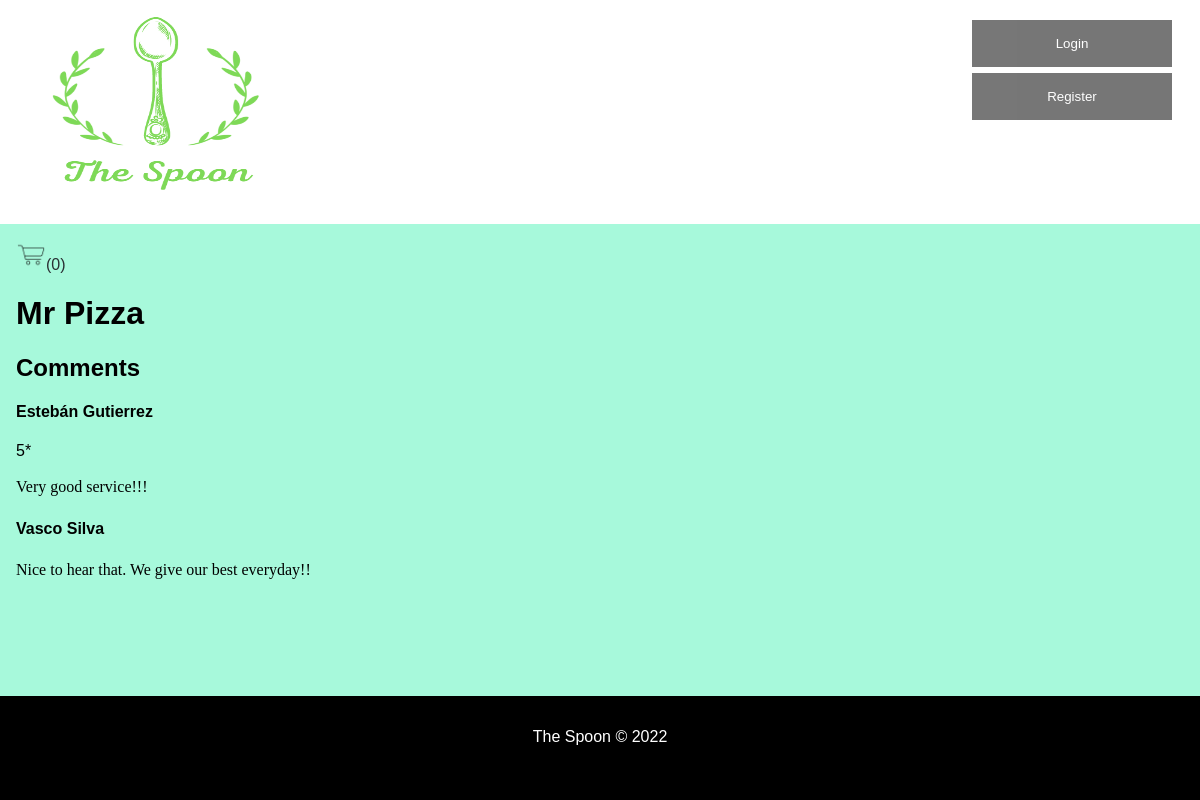
The page /restaurant.php?id=21 on the database as committed earlier.
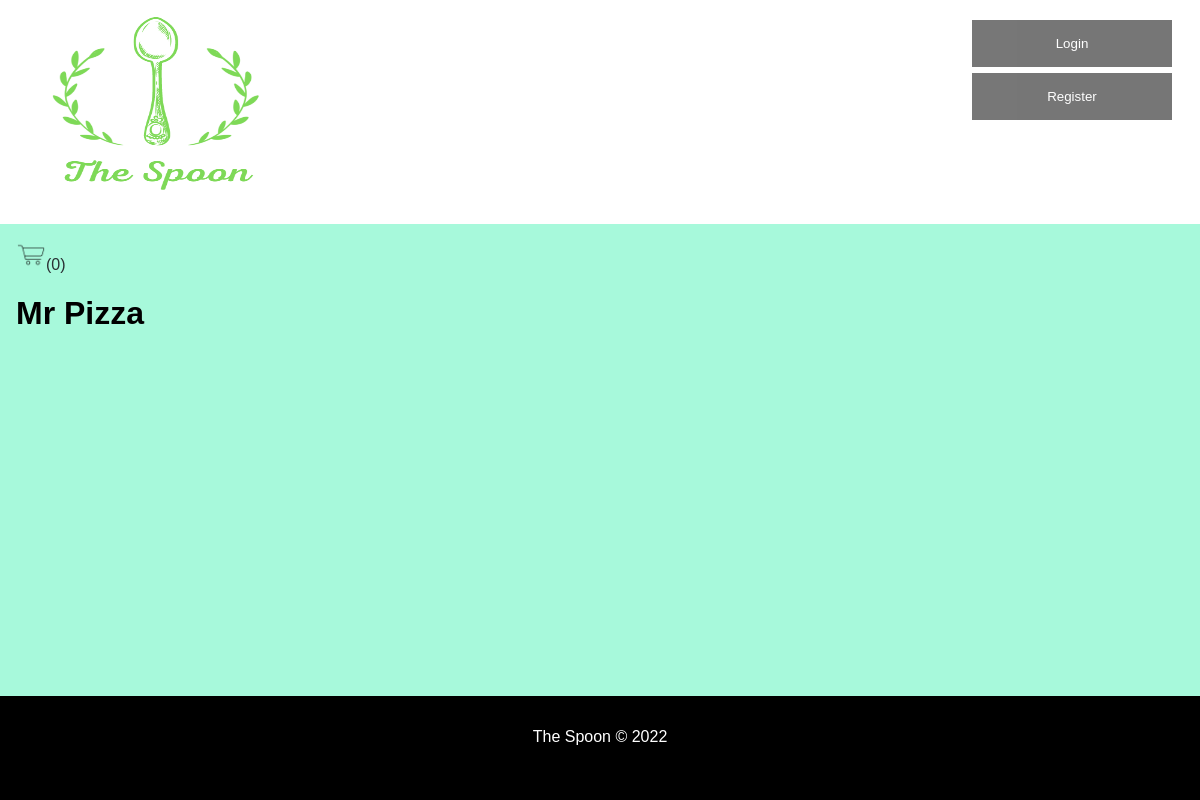
The same page on the database as committed later.
### tables this page shows
CREATE TABLE Restaurant (
	idRestaurant 		INTEGER PRIMARY KEY,
	Name 			VARCHAR NOT NULL,
	idUser		INTEGER NOT NULL 	CONSTRAINT fk_restaurant_iduser REFERENCES User (idUser)
												ON DELETE CASCADE ON UPDATE CASCADE,
	idRestCategory		INTEGER NOT NULL 	CONSTRAINT fk_restaurant_idrestcategory REFERENCES RestCategory (idRestCategory)
												ON DELETE CASCADE ON UPDATE CASCADE,
	Photo			VARCHAR	DEFAULT '',
	Description		VARCHAR DEFAULT '',
	idAddress		INTEGER NOT NULL 	CONSTRAINT fk_restaurant_idaddress REFERENCES Address (idAddress)
												ON DELETE CASCADE ON UPDATE CASCADE
);

CREATE TABLE Evaluation (
	idEvaluation		INTEGER PRIMARY KEY,
	idUser 		VARCHAR NOT NULL 	CONSTRAINT fk_evaluation_idUser REFERENCES User (idUser) 
												ON DELETE CASCADE ON UPDATE CASCADE,
	idRestaurant	 	INTEGER NOT NULL 	CONSTRAINT fk_evaluation_idrestaurant REFERENCES Restaurant (idRestaurant) 
												ON DELETE CASCADE ON UPDATE CASCADE,
	Rating 		INTEGER NOT NULL,
	Message		VARCHAR DEFAULT '',
	Comments		VARCHAR DEFAULT '',
	CONSTRAINT evaluation_rating CHECK ((Rating >= 0) and (Rating <= 5))					
);

CREATE TABLE User (
	idUser			INTEGER PRIMARY KEY,
	Email			VARCHAR NOT NULL UNIQUE,
	Password		VARCHAR NOT NULL,
	Phone 			INTEGER UNIQUE,
	Name 			VARCHAR NOT NULL,
	RestOwner       BOOLEAN DEFAULT FALSE,
	idAddress		INTEGER		CONSTRAINT fk_user_idaddress REFERENCES Address (idAddress)
												ON DELETE SET NULL ON UPDATE CASCADE
);

### restaurant.php (called while the page is built, shortened)
<?php
  require_once('database/connection.php');
  require_once('database/restaurant.class.php');
  require_once('database/review.class.php');
  require_once('templates/common.tpl.php');
  require_once('templates/restaurant.tpl.php');
  $db = getDatabaseConnection();
  $restaurant = Restaurant::getRestaurant($db, intval($_GET['id']));
  $menu = Menu::getMenu($db, intval($_GET['id']));
  $comments = Review::getReviewsFromRestaurant($db, intval($_GET['id']));
  $user = User::getRestaurantOwner($db, $restaurant->id);
  drawHeader();
  drawCart();
  drawRestaurant($restaurant, $user, $menu, $comments);
  drawFooter();
?>

### database/restaurant.class.php (called while the page is built, shortened)
<?php
  class Restaurant {
    public function __construct(int $id, string $name, string $description) {
      $this->name = $name;
    }
    static function getRestaurant(PDO $db, int $id) : Restaurant {
      $stmt = $db->prepare('SELECT idRestaurant, Name, Description FROM Restaurant WHERE idRestaurant = ?');
      $stmt->execute(array($id));
      $restaurant = $stmt->fetch();
      return new Restaurant(
        (int)$restaurant['idRestaurant'],
        $restaurant['Name'],
        $restaurant['Description']
      );
    }
  }
?>

### database/review.class.php (called while the page is built, shortened)
<?php
  require_once('database/user.class.php');
  class Review {
    public function __construct(int $id, int $rating, string $comment, string $nameUser, string $answer, string $nameOwner) {
      $this->rating = $rating;
      $this->comment = $comment;
      $this->answer = $answer;
      $this->nameUser = $nameUser;
      $this->nameOwner = $nameOwner;
    }
    static function getReviewsFromRestaurant(PDO $db, int $id) : array {
      $stmt = $db->prepare('SELECT idEvaluation, Rating, Message, idUser, Comments, idRestaurant  FROM Evaluation WHERE idRestaurant = ?');
      $stmt->execute(array($id));
      $stmt2 = $db->prepare('SELECT idUser, idRestaurant FROM Restaurant WHERE idRestaurant = ?');
      $stmt2->execute(array($id));
      $restOwner = User::getUser($db, intval($stmt2->fetch()['idUser']));
      $reviews = array();
      while ($review = $stmt->fetch()) {
        $user = User::getUser($db, intval($review['idUser']));
        $reviews[] = new Review(
          (int) $review['idEvaluation'],
          (int) $review['Rating'],
          $review['Message'],
          $user->name,
          $review['Comments'],
          $restOwner->name()
        );
      }
      return $reviews;
    }
  }
?>

### database/user.class.php (called while the page is built, shortened)
<?php
  class User {
    static function getUser(PDO $db, int $id): User {
      $stmt = $db->prepare('
        SELECT idUser, Email, Name, Street, City, State, PostalCode, Phone, RestOwner
        FROM User JOIN Address USING (idAddress)
        WHERE idUser = ?
      ');
      $stmt->execute(array($id));
      $user = $stmt->fetch();
      return new User
     (
        (int)$user['idUser'],
        $user['Email'],
        $user['Name'],
        $user['Street'],
        $user['City'],
        $user['State'],
        (int)$user['PostalCode'],
        (int)$user['Phone'],
        (bool)$user['RestOwner']
      );
    }
  }
?>

### templates/restaurant.tpl.php (the view, shortened to what this page needs)
<?php function drawRestaurant(Restaurant $restaurant, User $restOwner, array $menuItems, array $comments) { ?>
  <h1><?=$restaurant->name?></h1>
  <section id="comments">
    <?php if(count($comments) != 0 || isset($_SESSION['id'])) { ?>
    <h2>Comments</h2>
    <?php foreach ($comments as $comment) { ?>
      <?php if($comment->comment != '') { ?>
        <article class="comment">
          <span class="user"><h4><?=$comment->nameUser?></h4></span>
          <span class="rating"><?=$comment->rating?>*</span>
          <p><?=$comment->comment?></p>
          <?php if($comment->answer != '') { ?>
            <span class="owner"><h4><?=$comment->nameOwner?></h4></span>
            <p><?=$comment->answer?></p>
          <?php } else if ($_SESSION['id']==$restOwner->idUser) { ?>
            <button type="sumbit">Answer</button>
            <form action="action_answer.php" method="post" id="answer-<?php echo $_SESSION['id'] ?>">
              <input type="hidden" name="idReview" value="<?php echo $comment->id ?>">
              <label><input type="text" name="answer" placeholder="Answer here..."></label>
              <button type="sumbit">Submit</button>
            </form>
          <?php } ?>
        </article>
    <?php } } } ?>
  </section>
<?php } ?>

### templates/common.tpl.php (shortened to what this page needs)
<?php function drawHeader() { ?>
<!DOCTYPE html>
<html lang="en-US">
  <head>
    <link rel="stylesheet" href="css/style.css">
    <link rel="stylesheet" href="css/layout.css">
    <link rel="stylesheet" href="https://cdnjs.cloudflare.com/ajax/libs/font-awesome/4.7.0/css/font-awesome.min.css">
  </head>
  <body>
    <header id="header">
      <a id="logo" href="/"><img src="images/TheSpoon.png" alt ="theSpoon logo" width="300" height="200"></a>
      <?php
        if (isset($_SESSION['id'])) drawLogoutForm($_SESSION['name']);
        else drawLogInForm();
      ?>
    </header>
    <main class="content">
<?php } ?>
<?php function drawFooter() { ?>
    </main>
    <footer class="footer">
      The Spoon &copy; 2022
    </footer>
  </body>
</html>
<?php } ?>
<?php function drawLogInForm() { ?>
  <button type="button" class="open-button" id="logInButton" onclick="openLogInForm()">Login</button>
  <?=drawRegisterForm();?>
<?php } ?>
<?php function drawRegisterForm() { ?>
  <button type="button" class="open-button" id="registerButton" onclick="openRegisterForm()">Register</button>
<?php } ?>
<?php function drawCart() { ?>
  <div>
    <a id="cart" href="cart.php"><img src="images/cart.png" alt ="cart icon" width="30" height="30">(0<?php ?>)</a>
  </div>
<?php } ?>

### css/style.css (style rules this page uses)
a:not(.loginLink), a:not(.registerLink) { text-decoration: none; color: #2a2f33; }
body>header { color: #000; background-color: #fff; }
body>footer { background-color: #2a2f33; color: white; padding: 2em; height: 2.5em; }
body { font-family: "Poppins", sans-serif; }
#logInButton { background-color: #555; color: white; padding: 16px 20px; opacity: 0.8; width: 200px; }
#registerButton { background-color: #555; color: white; padding: 16px 20px; opacity: 0.8; width: 200px; }
p { font-family: "Lora", serif; line-height: 1.4em; }

### css/layout.css (style rules this page uses)
body { background-color: #a7f9db; margin: 0 auto; display: flex; min-height: 100vh; flex-direction: column; }
body>header { padding: 10px 16px; position: relative; top: 0; width: 100%; padding-left: 0%; padding-right: 0%; }
.content { padding: 16px; }
body>header { display: grid; grid-template-columns: auto 0fr 0fr 0fr; grid-template-rows: auto auto; }
body footer { margin-top: auto; text-align: center; }
.footer { position: relative; left: 0; bottom: 0; width: 100%; padding-right: 0%; padding-left: 0%; background-color: black; color: white; text-align: center; }
#logInButton { margin-top: 1.5em; position: absolute; top: 0; right: 28px; border: none; cursor: pointer; }
#registerButton { margin-top: 5.5em; top: 0; right: 28px; position: absolute; border: none; cursor: pointer; }

Rows that differ between the two databases and show on the page:
removed evaluation: idUser.Name "Estebán Gutierrez", Rating "5", Message "Very good service!!!", Comments "Nice to hear that. We give our best everyday!!"
no longer on this page (row unchanged): user: Name "Vasco Silva"
Other text that changed with them:
text no longer shown: "Comments"
